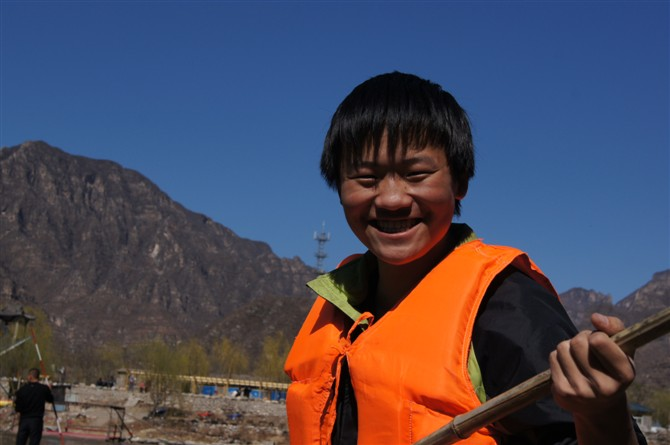
#> input picture ImageProcessing/start/test.jpg, 670 x 445 px
$ python blog04-image01.py
#> lines starting #> are read from the running program, lines starting #| are printed output that depends on the picture; after the words box and inside, x2 and y2 are one past the last pixel; in counts of white or black regions, pixels touching at a corner belong together
# -*- coding:utf-8 -*-
import cv2
import numpy as np
import matplotlib.pyplot as plt

#读取图片
img = cv2.imread("test.jpg", cv2.IMREAD_UNCHANGED)
#> img is the input picture: shape (445, 670, 3); mean B, G, R 89.8, 73.3, 75.5
rows, cols, chn = img.shape
#> rows = 445; cols = 670; chn = 3
#加噪声
for i in range(5000):
    x = np.random.randint(0, rows)
    y = np.random.randint(0, cols)
    img[x,y,:] = 255
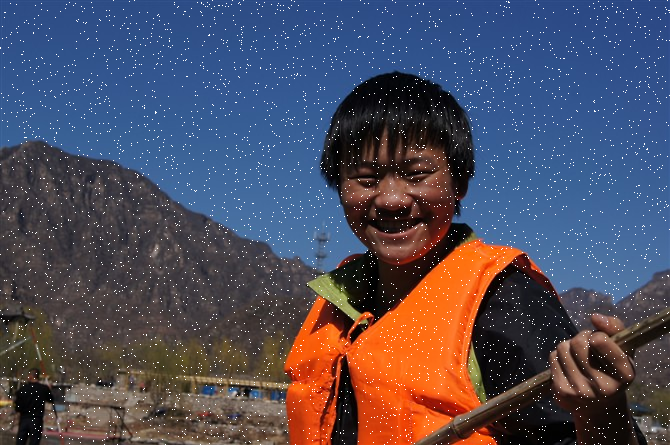
#> img: shape (445, 670, 3); 1.66% of pixels changed, all inside (x1, y1, x2, y2) = (0, 0, 670, 445)
cv2.imshow("noise", img)
#等待显示
cv2.waitKey(0)
cv2.destroyAllWindows()


# [70 lines of commented-out code are left out]
